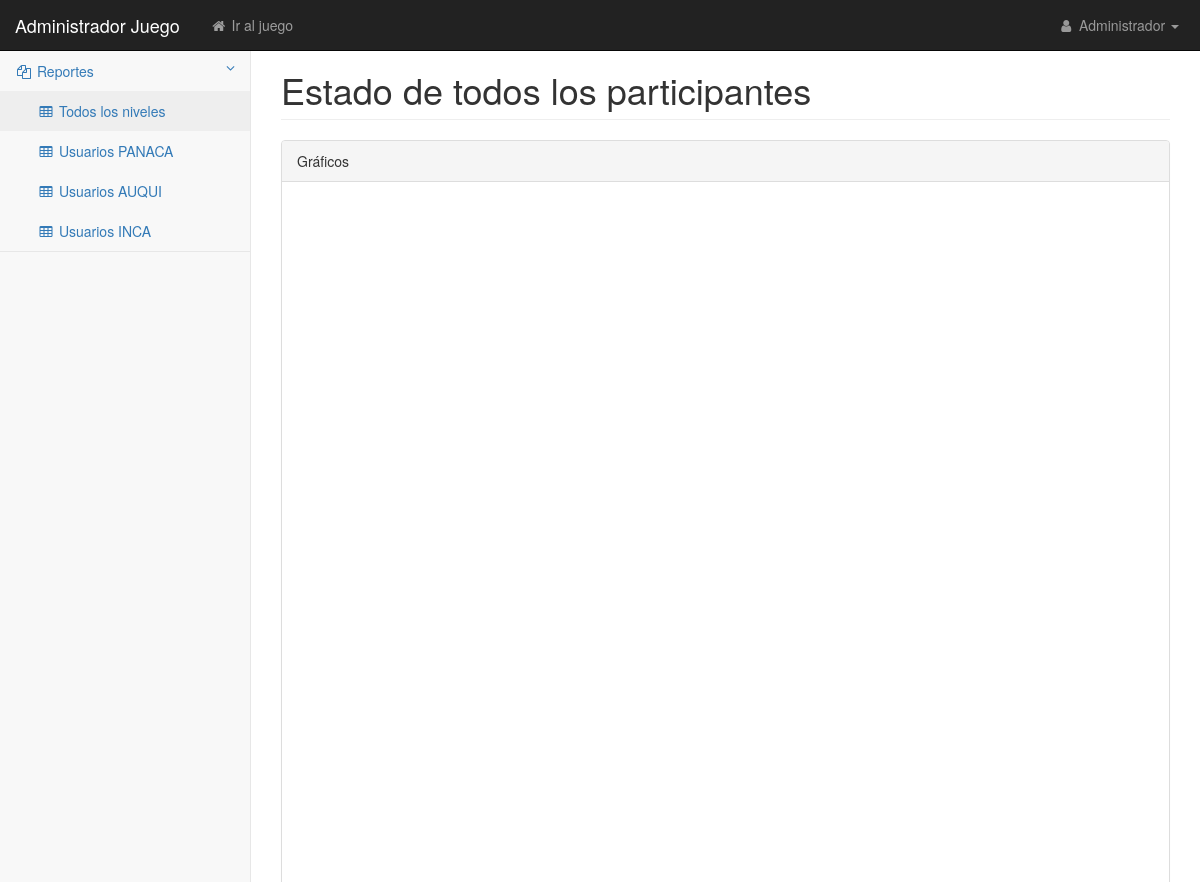
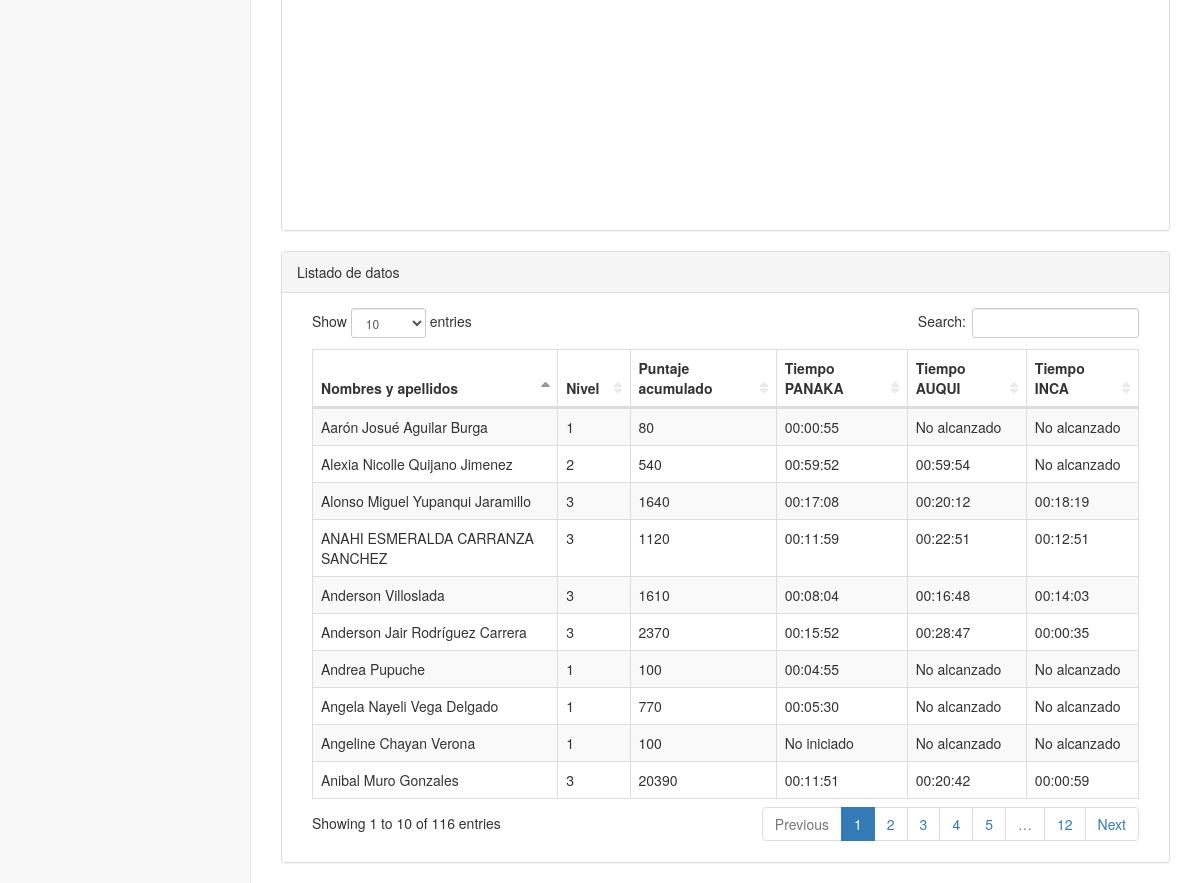
The page /admin/reporte1.php (signed in) on the database its author committed (2 pictures, top to bottom).
### tables this page shows
CREATE TABLE `estatus` (
  `id_estatus` int(11) NOT NULL AUTO_INCREMENT,
  `id_usuario` int(11) DEFAULT NULL,
  `nivel` int(11) DEFAULT NULL,
  `puntaje` int(11) DEFAULT NULL,
  `tiempo_nivel1` varchar(255) DEFAULT NULL,
  `tiempo_nivel2` varchar(255) DEFAULT NULL,
  `tiempo_nivel3` varchar(255) DEFAULT NULL,
  `repeticion_nivel1` int(11) DEFAULT NULL,
  `repeticion_nivel2` int(11) DEFAULT NULL,
  `repeticion_nivel3` int(11) DEFAULT NULL,
  `posicion_ficha_abajo` int(11) DEFAULT NULL,
  `posicion_ficha_arriba` int(11) DEFAULT NULL,
  `posicion_ficha_derecha` int(11) DEFAULT NULL,
  `posicion_ficha_izquierda` int(11) DEFAULT NULL,
  `acumulador_ficha` int(11) DEFAULT NULL,
  PRIMARY KEY (`id_estatus`)
);

CREATE TABLE `usuario` (
  `idusuario` int(11) NOT NULL AUTO_INCREMENT,
  `nombres` varchar(255) DEFAULT NULL,
  `apellidos` varchar(255) DEFAULT NULL,
  `edad` varchar(255) DEFAULT NULL,
  `celular` varchar(255) DEFAULT NULL,
  `usuario` varchar(255) DEFAULT NULL,
  `clave` varchar(255) DEFAULT NULL,
  `tipo_usuario` int(11) DEFAULT NULL,
  `estado` int(11) DEFAULT NULL,
  `sexo` char(10) DEFAULT NULL,
  `tipo_colegio` char(255) DEFAULT NULL,
  `nivel_estudios` char(255) DEFAULT NULL,
  `fecha_nacimiento` date DEFAULT NULL,
  `fecha_registro` datetime DEFAULT NULL,
  `correo` varchar(255) DEFAULT NULL,
  PRIMARY KEY (`idusuario`)
);

### datos/ClsConexion.php (called while the page is built, shortened)
<?php
class ClsConexion {
    private static $db_host = 'localhost';
    private static $db_user = 'root';
    private static $db_pass = '';
    protected $db_driver = 'mysql';
    protected $db_name = 'caminca';
    protected $query;
    private $conn;
    protected $hasActiveTransaction = false;
    private function open_connection() {
        $cadena = $this->db_driver . ":host=" . self::$db_host . ";dbname=" . $this->db_name;
        $this->conn = new PDO($cadena, self::$db_user, self::$db_pass);
        $this->conn->setAttribute(PDO::ATTR_ERRMODE, PDO::ERRMODE_EXCEPTION);
        $this->conn->query("SET NAMES 'utf8'");
    }
    protected function execute_query() {
        if ($this->hasActiveTransaction == false)
            $this->open_connection();
        $stm = $this->conn->prepare($this->query);
        if ($stm->execute()) {
            $this->rows = $stm->fetchAll();
        }
    }
}
?>

### negocio/ClsUsuario.php (called while the page is built, shortened)
<?php
class ClsUsuario extends ClsConexion {
    function Get_Reporte_Usuarios() {
        $this->query = "SELECT
estatus.id_estatus,
estatus.id_usuario,
estatus.nivel,
estatus.puntaje,
estatus.tiempo_nivel1,
estatus.tiempo_nivel2,
estatus.tiempo_nivel3,
estatus.repeticion_nivel1,
estatus.repeticion_nivel2,
estatus.repeticion_nivel3,
estatus.posicion_ficha_abajo,
estatus.posicion_ficha_arriba,
estatus.posicion_ficha_derecha,
estatus.posicion_ficha_izquierda,
estatus.acumulador_ficha,
usuario.idusuario,
usuario.nombres,
usuario.apellidos,
usuario.edad,
usuario.celular,
usuario.usuario,
usuario.clave,
usuario.tipo_usuario,
usuario.estado
FROM
estatus
INNER JOIN usuario ON usuario.idusuario = estatus.id_usuario
where usuario.tipo_usuario!=1;";
        $this->execute_query();
        $data = $this->rows;
        return $data;
    }
}

### admin/reporte1.php (the view, shortened to what this page needs)
<?php
if (!isset($_SESSION['usuario_logeado'])) {
    header("location:index.php");
} else {
    require_once('../negocio/ClsUsuario.php');
    $objUsuario = new ClsUsuario();
    $result = $objUsuario->Get_Reporte_Usuarios();
    ?>
    <!DOCTYPE html>
    <html lang="en">
        <head>
            <link href="css/bootstrap.min.css" rel="stylesheet">
            <link href="css/metisMenu.min.css" rel="stylesheet">
            <link href="css/dataTables/dataTables.bootstrap.css" rel="stylesheet">
            <link href="css/dataTables/dataTables.responsive.css" rel="stylesheet">
            <link href="css/startmin.css" rel="stylesheet">
            <link href="css/font-awesome.min.css" rel="stylesheet" type="text/css">
        </head>
        <body>
            <div id="wrapper">
                <?php
                include_once './header.php';
                ?>
                <div id="page-wrapper">
                    <div class="container-fluid">
                        <div class="row">
                            <div class="col-lg-12">
                                <h1 class="page-header">Estado de todos los participantes</h1>
                            </div>
                        </div>
                        <div class="row">
                            <div class="col-lg-12">
                                <div class="panel panel-default">
                                    <div class="panel-heading">
                                        Gráficos
                                    </div>
                                    <div class="panel-body">
                                        <div class="col-md-12">
                                            <div id="piechart" class="col-md-6" style="height: 300px;"></div>
                                            <div id="piechart2" class="col-md-6" style="height: 300px;"></div>
                                            <div id="piechart3" class="col-md-6" style="height: 300px;"></div>
                                            <div id="piechart4" class="col-md-6" style="height: 300px;"></div>
                                            <div id="piechart5" class="col-md-6" style="height: 300px;"></div>
                                        </div>
                                    </div>
                                </div>
                                <div class="panel panel-default">
                                    <div class="panel-heading">
                                        Listado de datos
                                    </div>
                                    <div class="panel-body">
                                        <div class="col-md-12">
                                            <div class="table-responsive">
                                                <table class="table table-striped table-bordered table-hover" id="dataTables-example">
                                                    <thead>
                                                        <tr>
                                                            <th>Nombres y apellidos</th>
                                                            <th>Nivel</th>
                                                            <th>Puntaje acumulado</th>
                                                            <th>Tiempo PANAKA</th>
                                                            <th>Tiempo AUQUI</th>
                                                            <th>Tiempo INCA</th>
                                                        </tr>
                                                    </thead>
                                                    <tbody>
                                                        <?php
                                                        $est_time1 = "";
                                                        $est_time2 = "";
                                                        $est_time3 = "";
                                                        foreach ($result as $key => $value) {
                                                            if ($value['tiempo_nivel1'] === "00:00:00") {
                                                                $est_time1 = 'No iniciado';
                                                            } else {
                                                                $est_time1 = $value['tiempo_nivel1'];
                                                            }
                                                            if ($value['tiempo_nivel2'] === "00:00:00") {
                                                                $est_time2 = 'No alcanzado';
                                                            } else {
                                                                $est_time2 = $value['tiempo_nivel2'];
                                                            }
                                                            if ($value['tiempo_nivel3'] === "00:00:00") {
                                                                $est_time3 = 'No alcanzado';
                                                            } else {
                                                                $est_time3 = $value['tiempo_nivel3'];
                                                            }
                                                            ?>
                                                            <tr class="odd gradeX">
                                                                <td><?php echo $value['nombres'] . " " . $value['apellidos']; ?></td>
                                                                <td><?php echo $value['nivel']; ?></td>
                                                                <td><?php echo $value['puntaje']; ?></td>
                                                                <td><?php echo $est_time1; ?></td>
                                                                <td><?php echo $est_time2; ?></td>
                                                                <td><?php echo $est_time3; ?></td>
                                                            </tr>
                                                        <?php } ?>
                                                    </tbody>
                                                </table>
                                            </div>
                                        </div>
                                    </div>
                                </div>
                            </div>
                        </div>
                    </div>
                </div>
            </div>
        </body>
    </html>
    <?php
}
?>

### admin/css/startmin.css (style rules this page uses)
body { background-color: #f8f8f8; }
#wrapper { width: 100%; }
#page-wrapper { padding-top: 30px; min-height: 568px; background-color: #fff; }
@media (min-width:768px) { #page-wrapper { position: inherit; margin-left: 250px; padding: 30px 15px 0 15px; border-left: 1px solid #e7e7e7; } }
table.dataTable thead .sorting, table.dataTable thead .sorting_asc, table.dataTable thead .sorting_desc, table.dataTable thead .sorting_asc_disabled, table.dataTable thead .sorting_desc_disabled { background: 0 0; }
table.dataTable thead .sorting_asc:after { content: "\f0de"; float: right; font-family: fontawesome; }
table.dataTable thead .sorting:after { content: "\f0dc"; float: right; font-family: fontawesome; color: rgba(50,50,50,.5); }

### rows shown on the page
estatus: id_usuario.nombres "Alonso Miguel", id_usuario.apellidos "Yupanqui Jaramillo", nivel "3", puntaje "1640", tiempo_nivel1 "00:17:08", tiempo_nivel2 "00:20:12", tiempo_nivel3 "00:18:19"
estatus: id_usuario.nombres "Anderson Jair", id_usuario.apellidos "Rodríguez Carrera", nivel "3", puntaje "2370", tiempo_nivel1 "00:15:52", tiempo_nivel2 "00:28:47", tiempo_nivel3 "00:00:35"
estatus: id_usuario.nombres "Angela Nayeli", id_usuario.apellidos "Vega Delgado", nivel "1", puntaje "770", tiempo_nivel1 "00:05:30", tiempo_nivel2 "No alcanzado", tiempo_nivel3 "No alcanzado"
estatus: id_usuario.nombres "Aarón Josué", id_usuario.apellidos "Aguilar Burga", nivel "1", puntaje "80", tiempo_nivel1 "00:00:55", tiempo_nivel2 "No alcanzado", tiempo_nivel3 "No alcanzado"
estatus: id_usuario.nombres "Angeline", id_usuario.apellidos "Chayan Verona", nivel "1", puntaje "100", tiempo_nivel1 "No iniciado", tiempo_nivel2 "No alcanzado", tiempo_nivel3 "No alcanzado"
estatus: id_usuario.nombres "ANAHI ESMERALDA", id_usuario.apellidos "CARRANZA SANCHEZ", nivel "3", puntaje "1120", tiempo_nivel1 "00:11:59", tiempo_nivel2 "00:22:51", tiempo_nivel3 "00:12:51"
estatus: id_usuario.nombres "Anibal", id_usuario.apellidos "Muro Gonzales", nivel "3", puntaje "20390", tiempo_nivel1 "00:11:51", tiempo_nivel2 "00:20:42", tiempo_nivel3 "00:00:59"
estatus: id_usuario.nombres "Anderson", id_usuario.apellidos "Villoslada", nivel "3", puntaje "1610", tiempo_nivel1 "00:08:04", tiempo_nivel2 "00:16:48", tiempo_nivel3 "00:14:03"
estatus: id_usuario.nombres "Alexia Nicolle", id_usuario.apellidos "Quijano Jimenez", nivel "2", puntaje "540", tiempo_nivel1 "00:59:52", tiempo_nivel2 "00:59:54", tiempo_nivel3 "No alcanzado"
estatus: id_usuario.nombres "Andrea", id_usuario.apellidos "Pupuche", nivel "1", puntaje "100", tiempo_nivel1 "00:04:55", tiempo_nivel2 "No alcanzado", tiempo_nivel3 "No alcanzado"
